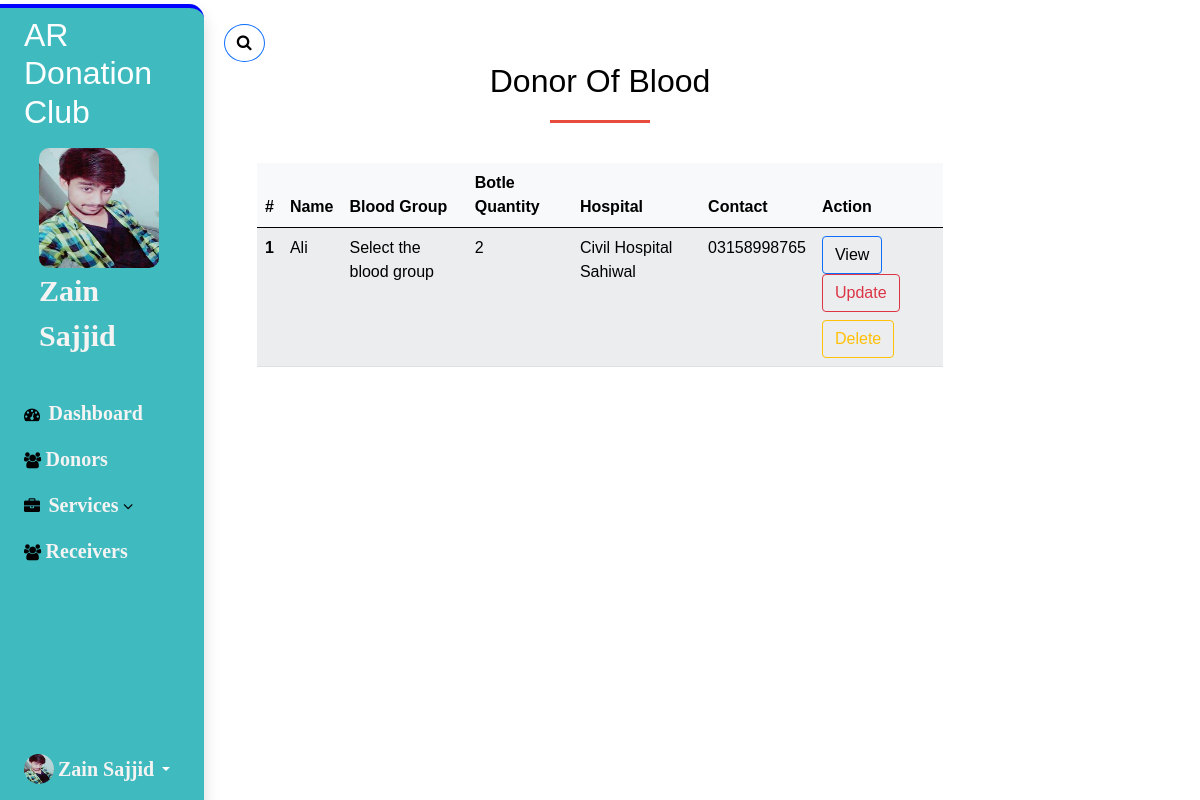
The app's page /NGO/dashboard/bdonor.php (signed in) with its own data.
### tables this page shows
CREATE TABLE `team` (
  `t_id` int(11) NOT NULL,
  `t_name` varchar(200) NOT NULL,
  `t_department` varchar(200) NOT NULL,
  `t_post` varchar(200) NOT NULL,
  `t_salary` varchar(200) NOT NULL,
  `t_username` varchar(200) NOT NULL,
  `t_password` varchar(200) NOT NULL,
  `t_contact` varchar(200) NOT NULL,
  `t_city` varchar(200) NOT NULL,
  `t_address` varchar(200) NOT NULL,
  `t_gender` varchar(200) NOT NULL
);

CREATE TABLE `blood` (
  `b_id` int(11) NOT NULL,
  `b_name` varchar(200) NOT NULL,
  `b_group` varchar(200) NOT NULL,
  `b_botle` varchar(200) NOT NULL,
  `b_hospital` varchar(200) NOT NULL,
  `b_username` varchar(200) NOT NULL,
  `b_password` varchar(200) NOT NULL,
  `b_contact` varchar(200) NOT NULL,
  `b_cnic` varchar(200) NOT NULL,
  `b_address` varchar(200) NOT NULL,
  `b_date` varchar(200) NOT NULL,
  `b_gender` varchar(200) NOT NULL
);

### NGO/dashboard/bdonor.php (the view, shortened to what this page needs)
<?php
include 'dbconnect.php';
include 'header.php';
$query="SELECT * FROM blood";
$q=mysqli_query($con,$query);
?>
  <div class="col py-3 section">
  <div class="content">
   <a href="#" data-bs-toggle="modal" data-bs-target="#search">
      <button class="btn btn-outline-primary rounded-circle mt-2"><i class="fa fa-search"></i></button>
   </a>
</div>
        <h2 class="section-head">Donor Of Blood</h2>
        <div class="col-7 mx-auto">
         <table class="table table-light table-responsive table-striped table-hover">
             <thead>
               <tr>
                 <th scope="col">#</th>
                 <th scope="col">Name</th>
                 <th scope="col">Blood Group</th>
                 <th scope="col">Botle Quantity</th>
                 <th scope="col">Hospital</th>
                 <th scope="col">Contact</th>
                 <th scope="col">Action</th>
               </tr>
             </thead>
             <tbody>
               <?php
                   while($row=mysqli_fetch_array($q)){
               ?>
               <tr>
                 <th scope="row"><?php echo $row['b_id']?></th>
                 <td> <a href="bloodprofile.php?r=<?php echo $row['b_id']?>"> <?php echo $row['b_name']?> </a> </td>
                 <td><?php echo $row['b_group']?></td>
                 <td><?php echo $row['b_botle']?></td>
                 <td><?php echo $row['b_hospital']?></td>
                 <td><?php echo $row['b_contact']?></td>
                 <td>
                  <button type="btn" class="btn btn-outline-primary">  <a href="bloodprofile.php?r=<?php echo $row['b_id']?>">View</a> </button>
                  <a href="bloodedit.php?r=<?php echo $row['b_id']?>">
                  <button type="btn" class="btn btn-outline-danger">Update</button>
                  </a>
                  <br>
                  <a href="blooddelete.php?r=<?php echo $row['b_id']?>">
                  <button type="btn" class="btn btn-outline-warning mt-2">Delete</button>
                  </a>
                 </td>
               </tr>
               <?php
                   }
               ?>
             </tbody>
           </table>
        </div>
      </div>
    </div>
  </div>
</body>
</html>

### NGO/dashboard/header.php (shortened to what this page needs)
<?php
include 'dbconnect.php';
$id=$_SESSION['id'];
$query="SELECT * FROM team WHERE t_id='".$id."'";
$q=mysqli_query($con,$query);
$row=mysqli_fetch_array($q);
?>
<!DOCTYPE html>
<!DOCTYPE html>
<html lang="en">
<head>
    <link rel="stylesheet" href="../assets/css/bootstrap.min.css">
    <link rel="stylesheet" href="../assets/css/style.css">
    <link rel="stylesheet" href="https://cdnjs.cloudflare.com/ajax/libs/font-awesome/4.7.0/css/font-awesome.min.css">
</head>
<body>
  <div class="container-fluid">
    <div class="row flex-nowrap">
        <div class="col-auto sidebar col-md-3 col-xl-2 px-sm-2 px-1 bg-light mt-1 shadow">
            <div class="d-flex flex-column align-items-center align-items-sm-start px-3 pt-2 text-white min-vh-100">
              <h2>AR Donation Club</h2>
              <div class="admin-img col-md-3">
                <img src="../assets/img/rahman.jpg">
              </div>
                <a href="dashboard.php" class="admin d-flex align-items-center pb-3 mb-md-0 me-md-auto text-dark text-decoration-none">
                    <span class="fs-5 d-none d-sm-inline"><?php echo $row['t_name']?></span>
                </a>
                <ul class="nav nav-pills flex-column mb-sm-auto mb-0 align-items-center align-items-sm-start mt-3" id="menu">
                    <li class="nav-item">
                        <a href="dashboard.php" class="nav-link align-middle px-0 text-black">
                          <i class="fa fa-tachometer" aria-hidden="true"></i> <span class="ms-1 d-none d-sm-inline">Dashboard</span>
                        </a>
                    </li>
                    <li>
                      <a href="donors.php" class="nav-link px-0 align-middle">
                        <i class="fa fa-users" aria-hidden="true"></i>  <span class="d-none d-sm-inline">Donors</span></a>
                  </li>
                    <li>
                        <a href="#submenu1" data-bs-toggle="collapse" class="nav-link px-0 align-middle">
                          <i class="fa fa-briefcase" aria-hidden="true"></i> <span class="ms-1 d-none d-sm-inline">Services</span> <i class="fa fa-angle-down" aria-hidden="true"></i></a>
                    </li>
                    <li>
                      <a href="receiver.php" class="nav-link px-0 align-middle">
                        <i class="fa fa-users" aria-hidden="true"></i>  <span class="d-none d-sm-inline">Receivers</span></a>
                  </li>
                </ul>
                <div class="dropdown pb-4">
                    <a href="#" class="d-flex align-items-center text-white text-decoration-none dropdown-toggle" id="dropdownUser1" data-bs-toggle="dropdown" aria-expanded="false">
                        <img src="../assets/img/rahman.jpg" width="30" height="30" class="rounded-circle">
                        <span class="d-none d-sm-inline mx-1"><?php echo $row['t_name']?></span>
                    </a>
                </div>
            </div>
        </div>

### NGO/assets/css/style.css (style rules this page uses)
* { padding: 0%; margin: 0%; font-family: sans-serif; }
a { text-decoration: none; color: black; cursor: pointer; }
.admin span { font-weight: 900; font-size: 30px!important; margin-left: 15px; }
.admin-img img { width: 120px; height: 120px; border-radius: 10px; margin-top: 09px; margin-left: 15px; }
i { color: black; }
a span { color: rgb(246, 243, 243); font-size: 20px; font-weight: 550; font-family: Georgia, 'Times New Roman', Times, serif; }
.sidebar { background: rgb(63,187,192)!important; border-top: 4px solid blue; border-radius: 0 15px 0 0; width: 17%; position: fixed; }
.content { margin-left: 18%; }
.section { padding-top: 70px; padding-bottom: 70px; }
.section h2.section-head { color: black; text-align: center; margin-bottom: 40px; }
.section h2.section-head:after { background:#e74c3c; content: ""; display: block; width: 100px; height: 3px; margin: 20px auto; }

### records on screen
team: t_name "Zain Sajjid"
blood: b_id "1", b_name "Ali", b_group "Select the blood group", b_botle "2", b_hospital "Civil Hospital Sahiwal", b_contact "03158998765"
